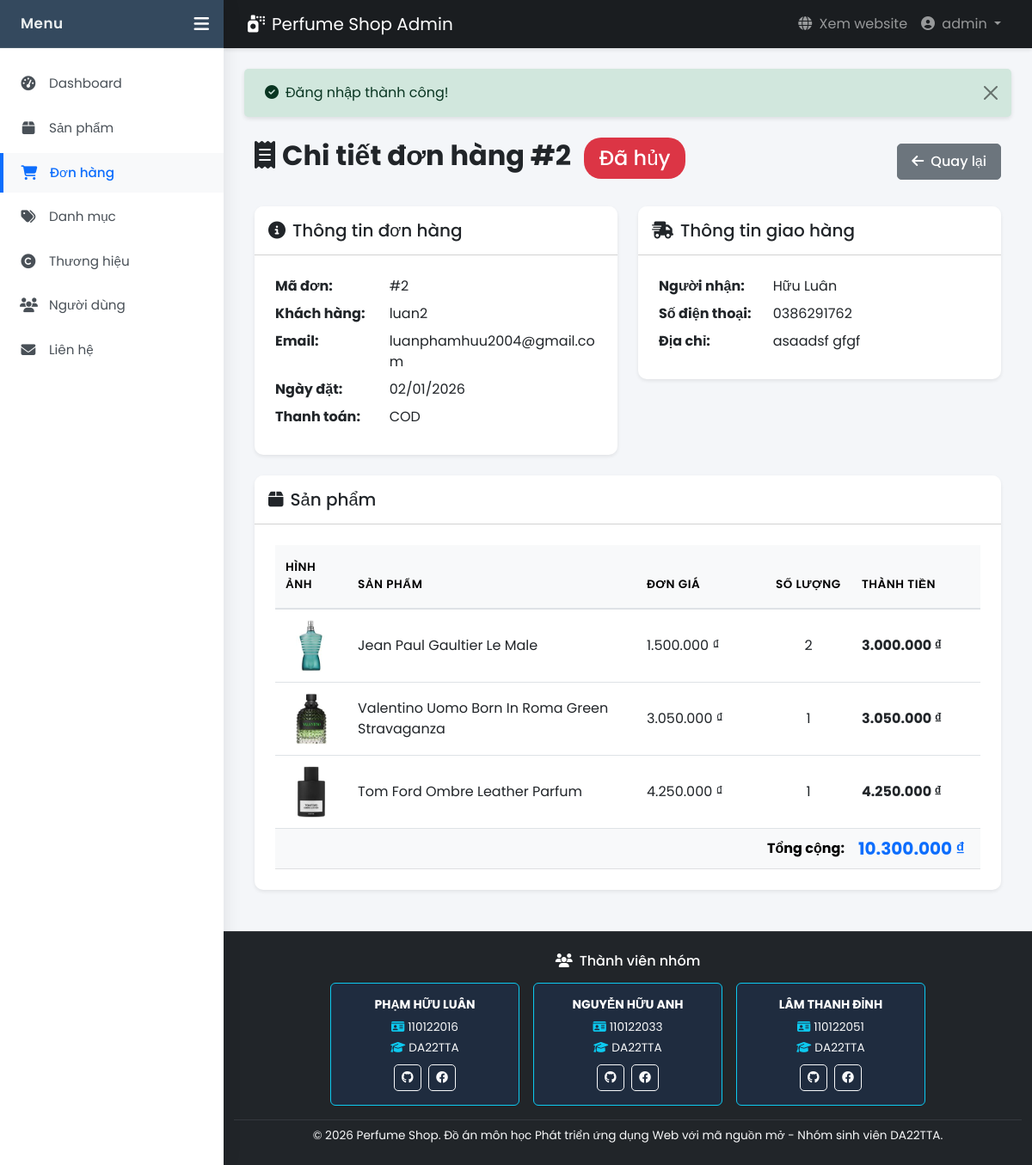
/views/admin/orders/view.php?id=2 (signed in), run on the app's committed database.
### tables this page shows
CREATE TABLE `don_hang` (
  `id` int(11) NOT NULL,
  `id_nguoi_dung` int(11) DEFAULT NULL,
  `ho_ten_nguoi_nhan` varchar(150) DEFAULT NULL,
  `so_dien_thoai_nhan` varchar(20) DEFAULT NULL,
  `dia_chi_giao_hang` text DEFAULT NULL,
  `tong_tien` decimal(12,2) DEFAULT NULL,
  `trang_thai` int(20) NOT NULL DEFAULT 0,
  `ngay_dat` datetime DEFAULT current_timestamp(),
  `ngay_xoa` datetime DEFAULT NULL
);

CREATE TABLE `nguoi_dung` (
  `id` int(11) NOT NULL,
  `username` varchar(150) NOT NULL,
  `gioi_tinh` varchar(10) DEFAULT NULL,
  `ngay_sinh` date DEFAULT NULL,
  `email` varchar(150) NOT NULL,
  `password` varchar(255) NOT NULL,
  `vai_tro` varchar(20) DEFAULT 'khach_hang',
  `trang_thai` tinyint(4) DEFAULT 1,
  `ngay_tao` datetime DEFAULT current_timestamp(),
  `ngay_xoa` datetime DEFAULT NULL
);

CREATE TABLE `chi_tiet_don_hang` (
  `id` int(11) NOT NULL,
  `id_don_hang` int(11) DEFAULT NULL,
  `id_san_pham` int(11) DEFAULT NULL,
  `so_luong` int(11) NOT NULL,
  `don_gia` decimal(12,2) NOT NULL
);

CREATE TABLE `san_pham` (
  `id` int(11) NOT NULL,
  `ten_san_pham` varchar(200) NOT NULL,
  `gia_ban` decimal(12,2) NOT NULL,
  `dung_tich_ml` int(11) DEFAULT NULL,
  `nhom_huong` varchar(150) DEFAULT NULL,
  `gioi_tinh_phu_hop` varchar(20) DEFAULT NULL,
  `phong_cach` varchar(100) DEFAULT NULL,
  `xuat_xu` varchar(20) DEFAULT NULL,
  `nam_phat_hanh` int(11) DEFAULT NULL,
  `mo_ta` text DEFAULT NULL,
  `duong_dan_hinh_anh` varchar(255) DEFAULT NULL,
  `so_luong_ton` int(11) DEFAULT 0,
  `id_danh_muc` int(11) DEFAULT NULL,
  `id_thuong_hieu` int(11) DEFAULT NULL,
  `ngay_xoa` datetime DEFAULT NULL
);

### models/Order.php (called while the page is built, shortened)
<?php
class Order {
    private $conn;
    private $table = 'don_hang';
    private $detail_table = 'chi_tiet_don_hang';
    public function __construct() {
        $database = new Database();
        $this->conn = $database->connect();
    }
    public function getOrderDetails($order_id) {
        $query = "SELECT ct.id, ct.id_don_hang, ct.id_san_pham, ct.so_luong, ct.don_gia,
                         sp.ten_san_pham, sp.duong_dan_hinh_anh
                  FROM {$this->detail_table} ct
                  INNER JOIN san_pham sp ON ct.id_san_pham = sp.id
                  WHERE ct.id_don_hang = ? AND sp.ngay_xoa IS NULL";
        $stmt = $this->conn->prepare($query);
        $stmt->bind_param("i", $order_id);
        if (!$stmt->execute()) {
            error_log("Lỗi execute: " . $stmt->error);
            return [];
        }
        $result = $stmt->get_result()->fetch_all(MYSQLI_ASSOC);
        return $result;
    }
    public function getByIdWithDeleted($id) {
        $query = "SELECT dh.*, nd.username, nd.email
                  FROM {$this->table} dh
                  LEFT JOIN nguoi_dung nd ON dh.id_nguoi_dung = nd.id
                  WHERE dh.id = ?";
        $stmt = $this->conn->prepare($query);
        $stmt->bind_param("i", $id);
        $stmt->execute();
        $result = $stmt->get_result();
        if ($result->num_rows > 0) {
            return $result->fetch_assoc();
        }
        return false;
    }
}
?>

### config/database.php (called while the page is built, shortened)
<?php
class Database {
    private $host = DB_HOST;
    private $user = DB_USER;
    private $pass = DB_PASS;
    private $dbname = DB_NAME;
    public function connect() {
        $this->conn = null;
        try {
            $this->conn = new mysqli($this->host, $this->user, $this->pass, $this->dbname);
            $this->conn->set_charset("utf8mb4");
        } catch (Exception $e) {
            echo "Lỗi kết nối: " . $e->getMessage();
        }
        return $this->conn;
    }
}
?>

### helpers/functions.php (called while the page is built, shortened)
<?php
function format_currency($amount) {
    return number_format($amount, 0, ',', '.') . ' ₫';
}
function format_date($date) {
    return date('d/m/Y', strtotime($date));
}
?>

### views/admin/orders/view.php (the view, shortened to what this page needs)
<?php
require_once __DIR__ . '/../../../helpers/functions.php';
require_once __DIR__ . '/../../../models/Order.php';
$order_id = intval($_GET['id'] ?? 0);
$orderModel = new Order();
$order = $orderModel->getByIdWithDeleted($order_id);
$items = $orderModel->getOrderDetails($order_id);
include __DIR__ . '/../layout/header.php';
?>
<div class="container-fluid my-4">
    <div class="d-flex justify-content-between align-items-center mb-4">
        <h2 class="fw-bold">
            <i class="fas fa-receipt me-2"></i>Chi tiết đơn hàng #<?php echo $order['id']; ?>
            <?php if ($order['ngay_xoa']): ?>
                <span class="badge bg-danger ms-2">Đã xóa</span>
            <?php else:
                $status = (int)$order['trang_thai'];
                $badge = 'secondary';
                $text = 'Không xác định';
                switch($status) {
                    case ORDER_STATUS_CANCELLED: $badge = 'danger'; $text = 'Đã hủy'; break;
                }
            ?>
                <span class="badge bg-<?php echo $badge; ?> ms-2"><?php echo $text; ?></span>
            <?php endif; ?>
        </h2>
        <div>
            <a href="index.php" class="btn btn-secondary">
                <i class="fas fa-arrow-left me-2"></i>Quay lại
            </a>
        </div>
    </div>
    <div class="row">
        <div class="col-md-6">
            <div class="card border-0 shadow-sm mb-4">
                <div class="card-header bg-white py-3">
                    <h5 class="mb-0"><i class="fas fa-info-circle me-2"></i>Thông tin đơn hàng</h5>
                </div>
                <div class="card-body">
                    <div class="row mb-2">
                        <div class="col-md-4"><strong>Mã đơn:</strong></div>
                        <div class="col-md-8">#<?php echo $order['id']; ?></div>
                    </div>
                    <div class="row mb-2">
                        <div class="col-md-4"><strong>Khách hàng:</strong></div>
                        <div class="col-md-8"><?php echo htmlspecialchars($order['username'] ?? 'Khách'); ?></div>
                    </div>
                    <div class="row mb-2">
                        <div class="col-md-4"><strong>Email:</strong></div>
                        <div class="col-md-8"><?php echo htmlspecialchars($order['email'] ?? '-'); ?></div>
                    </div>
                    <div class="row mb-2">
                        <div class="col-md-4"><strong>Ngày đặt:</strong></div>
                        <div class="col-md-8"><?php echo format_date($order['ngay_dat']); ?></div>
                    </div>
                    <div class="row mb-2">
                        <div class="col-md-4"><strong>Thanh toán:</strong></div>
                        <div class="col-md-8"><?php echo htmlspecialchars($order['phuong_thuc_thanh_toan'] ?? 'COD'); ?></div>
                    </div>
                </div>
            </div>
        </div>
        <div class="col-md-6">
            <div class="card border-0 shadow-sm mb-4">
                <div class="card-header bg-white py-3">
                    <h5 class="mb-0"><i class="fas fa-shipping-fast me-2"></i>Thông tin giao hàng</h5>
                </div>
                <div class="card-body">
                    <div class="row mb-2">
                        <div class="col-md-4"><strong>Người nhận:</strong></div>
                        <div class="col-md-8"><?php echo htmlspecialchars($order['ho_ten_nguoi_nhan'] ?? '-'); ?></div>
                    </div>
                    <div class="row mb-2">
                        <div class="col-md-4"><strong>Số điện thoại:</strong></div>
                        <div class="col-md-8"><?php echo htmlspecialchars($order['so_dien_thoai_nhan'] ?? '-'); ?></div>
                    </div>
                    <div class="row mb-2">
                        <div class="col-md-4"><strong>Địa chỉ:</strong></div>
                        <div class="col-md-8"><?php echo htmlspecialchars($order['dia_chi_giao_hang'] ?? '-'); ?></div>
                    </div>
                </div>
            </div>
        </div>
    </div>
    <div class="card border-0 shadow-sm">
        <div class="card-header bg-white py-3">
            <h5 class="mb-0"><i class="fas fa-box me-2"></i>Sản phẩm</h5>
        </div>
        <div class="card-body">
            <div class="table-responsive">
                <table class="table table-hover">
                    <thead class="table-light">
                        <tr>
                            <th width="80">Hình ảnh</th>
                            <th>Sản phẩm</th>
                            <th width="150">Đơn giá</th>
                            <th width="100">Số lượng</th>
                            <th width="150">Thành tiền</th>
                        </tr>
                    </thead>
                    <tbody>
                        <?php if (empty($items)): ?>
                        <tr>
                            <td colspan="5" class="text-center text-muted">Không có sản phẩm nào</td>
                        </tr>
                        <?php else: ?>
                            <?php foreach ($items as $item): ?>
                            <tr>
                                <td>
                                    <?php if (!empty($item['duong_dan_hinh_anh'])):
                                        $image_path = $item['duong_dan_hinh_anh'];
                                    ?>
                                    <img src="<?php echo htmlspecialchars($image_path); ?>"
                                         class="rounded" style="width: 60px; height: 60px; object-fit: cover;"
                                         onerror="this.src='<?php echo ASSETS_URL; ?>images/placeholder.png'">
                                    <?php endif; ?>
                                </td>
                                <td><?php echo htmlspecialchars($item['ten_san_pham']); ?></td>
                                <td><?php echo format_currency($item['don_gia']); ?></td>
                                <td class="text-center"><?php echo $item['so_luong']; ?></td>
                                <td><strong><?php echo format_currency($item['don_gia'] * $item['so_luong']); ?></strong></td>
                            </tr>
                            <?php endforeach; ?>
                        <?php endif; ?>
                    </tbody>
                    <tfoot class="table-light">
                        <tr>
                            <td colspan="4" class="text-end"><strong>Tổng cộng:</strong></td>
                            <td><strong class="text-primary fs-5"><?php echo format_currency($order['tong_tien']); ?></strong></td>
                        </tr>
                    </tfoot>
                </table>
            </div>
        </div>
    </div>
</div>
<?php include __DIR__ . '/../layout/footer.php'; ?>

### assets/css/admin.css (style rules this page uses)
* { margin: 0; padding: 0; box-sizing: border-box; }
body.admin-body { font-family: 'Poppins', sans-serif; background-color: #f4f6f9; overflow-x: hidden; }
.card { border-radius: 10px; border: none; box-shadow: 0 2px 8px rgba(0, 0, 0, 0.08); transition: box-shadow 0.3s; overflow: hidden; }
.card-body { padding: 1.5rem; }
.table { margin-bottom: 0; }
.table thead th { border-bottom: 2px solid #dee2e6; font-weight: 600; text-transform: uppercase; font-size: 0.85rem; letter-spacing: 0.5px; }
.btn { border-radius: 6px; padding: 0.5rem 1.25rem; font-weight: 500; transition: all 0.3s; }
.shadow-sm { box-shadow: 0 2px 4px rgba(0, 0, 0, 0.08) !important; }
.table thead th { background-color: #f8f9fa; border-bottom: 2px solid #dee2e6; font-weight: 600; text-transform: uppercase; font-size: 0.85rem; letter-spacing: 0.5px; padding: 1rem 0.75rem; }
.table tbody tr { transition: background-color 0.2s; }
.table tbody td { padding: 0.75rem; vertical-align: middle; }
.badge { padding: 0.5em 0.75em; font-weight: 500; border-radius: 20px; }
.btn { padding: 0.5rem 1rem; border-radius: 5px; font-weight: 500; transition: all 0.3s; }
.table-responsive { position: relative; }

### data on the page
don_hang: id "2", trang_thai "Đã hủy", id_nguoi_dung.username "luan2", id_nguoi_dung.email "luanphamhuu2004@gmail.com", ngay_dat "02/01/2026", ho_ten_nguoi_nhan "Hữu Luân", so_dien_thoai_nhan "0386291762", dia_chi_giao_hang "asaadsf gfgf", tong_tien "10.300.000 ₫"
chi_tiet_don_hang: id_san_pham.duong_dan_hinh_anh (picture), id_san_pham.ten_san_pham "Jean Paul Gaultier Le Male", don_gia "1.500.000 ₫", so_luong "2", format_currency($item['don_gia'] * $item['so_luong']) "3.000.000 ₫"
chi_tiet_don_hang: id_san_pham.duong_dan_hinh_anh (picture), id_san_pham.ten_san_pham "Valentino Uomo Born In Roma Green Stravaganza", don_gia "3.050.000 ₫", so_luong "1", format_currency($item['don_gia'] * $item['so_luong']) "3.050.000 ₫"
chi_tiet_don_hang: id_san_pham.duong_dan_hinh_anh (picture), id_san_pham.ten_san_pham "Tom Ford Ombre Leather Parfum", don_gia "4.250.000 ₫", so_luong "1", format_currency($item['don_gia'] * $item['so_luong']) "4.250.000 ₫"

### other printed values
$_SESSION['username'] "admin"
$_SESSION['success'] "Đăng nhập thành công!"
$order['phuong_thuc_thanh_toan'] "COD"
